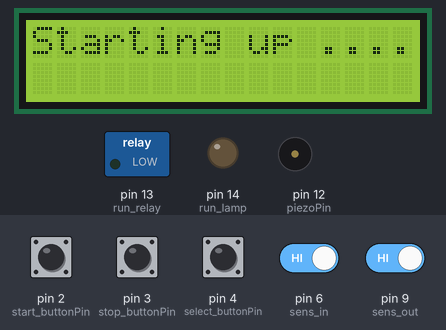
The sketch below on a simulated Arduino Mega 2560, built with avr-gcc and run on an emulated ATmega2560. Shown: 16×2 character LCD, switched loads named in the sketch (green lamp = pin HIGH), output pins drawn as LEDs (lit = HIGH), buzzer (waves = sounding). The inputs (shaded band) are chosen by the test bench; at power-on: pin 2 (start_buttonPin), pin 3 (stop_buttonPin), pin 4 (select_buttonPin), pin 6 (sens_in), pin 9 (sens_out) HIGH. What the sketch prints to the serial monitor is not drawn.

Above: at 1.4 s.
3.8 s: pin 3 (stop_buttonPin) pulled LOW for 1 s
At 6.1 s:
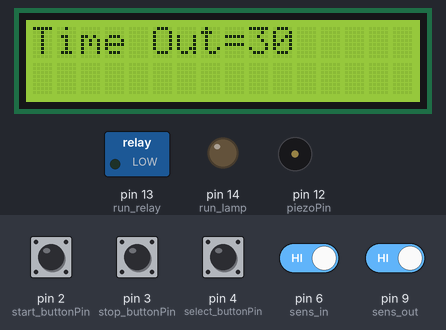
6.3 s: pin 2 (start_buttonPin) pulled LOW for 1 s
At 7.8 s:
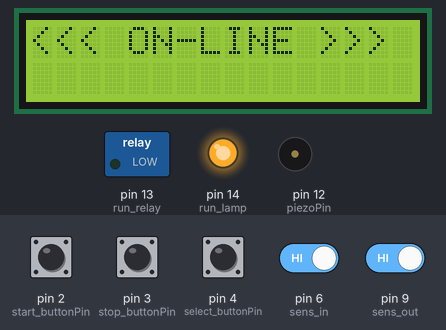
8.8 s: pin 6 (sens_in) driven LOW
At 11.2 s:
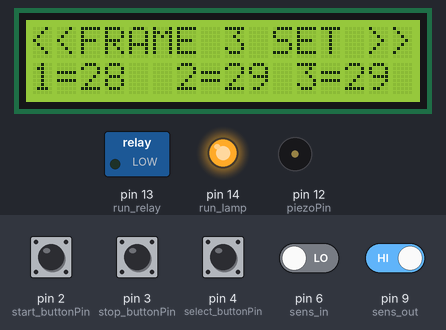
11.4 s: pin 9 (sens_out) driven LOW
At 12.6 s:
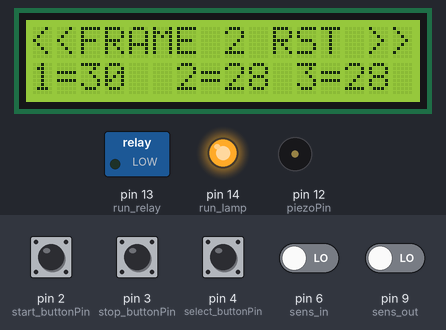
14.0 s: pin 9 (sens_out) driven HIGH
At 14.6 s:
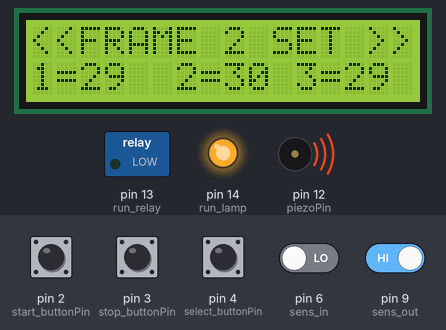
16.0 s: pin 3 (stop_buttonPin) pulled LOW for 1 s
At 19.3 s:
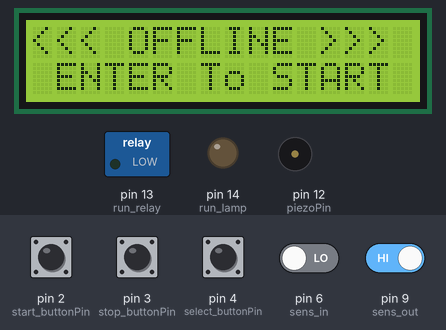
Timing chart, 0 to 19.5 s (numbered marks = the images above; inputs shaded):
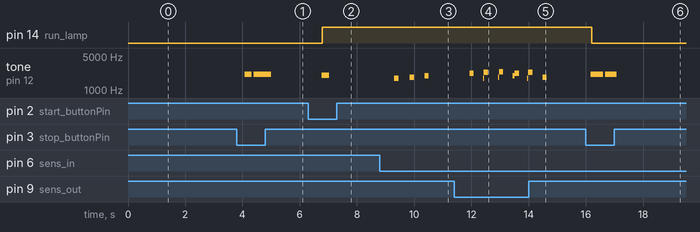

Measured:
- after the input at 3.8 s, tone on pin 12 (piezoPin): silent → 2100 Hz after 0.28 s, → silent 0.25 s later, → 2100 Hz 0.07 s later, → silent 0.60 s later; the display: first changes after 0.28 s (image 1 shows a later state)
- after the input at 6.3 s, pin 14 (run_lamp): LOW → HIGH after 0.48 s; tone on pin 12 (piezoPin): silent → 2000 Hz after 0.48 s, → silent 0.25 s later; the display: first differs from a run without the input after 0.48 s (image 2)
- after the input at 8.8 s, tone on pin 12 (piezoPin): plays 1750 Hz for 0.15 s, 1850 Hz for 0.15 s, 1950 Hz for 0.15 s, starting after 0.50 s; the display: first changes after 0.50 s (image 3 shows a later state)
- after the input at 11.4 s, tone on pin 12 (piezoPin): plays 2200 Hz for 0.15 s, 1750 Hz for 0.03 s, 2300 Hz for 0.15 s, 1850 Hz for 0.03 s, 2400 Hz for 0.15 s, 1950 Hz for 0.08 s … (9 notes in this stretch), starting after 0.54 s; the display: first differs from a run without the input after 0.54 s (image 4 shows a later state)
- after the input at 16.0 s, pin 14 (run_lamp): HIGH → LOW after 0.21 s; tone on pin 12 (piezoPin): alternates 2100 Hz for 0.42 s and silent for 0.07 s, 4 changes in all, then stays silent, starting after 0.17 s; the display: first differs from a run without the input after 0.36 s (image 6 shows a later state)
- what the display in image 4 shows lasts 0.6 s, from 12.4 s to 13.0 s

The sketch:

time_out_control_5.24.ino
```cpp
    void(* resetFunc) (void) = 0; //software reset vector
    #include <EEPROM.h>
    #include <LiquidCrystal.h>
    LiquidCrystal lcd(42, 44, 52, 50, 48, 46);

    //buttons variables
    const int start_buttonPin = 2;     // the number of the start pushbutton pin
    const int stop_buttonPin = 3;     // the number of the stop pushbutton pin
    const int select_buttonPin = 4;
    const int piezoPin = 12;
    const int run_relay =  13;
    const int run_lamp =  14;
    const int sens_in =  6;
    const int sens_out = 9;
    int lastButtonPushed = 0;
    int sens_in_interrupt = HIGH;
    int sens_out_interrupt = HIGH;
    int read_start;    //start button flag
    int read_stop;    // stop button flag
    int run_status = 0;         //run status flag
    int lastStartButtonState = HIGH;
    int lastStopButtonState = HIGH;
    int lastSelectButtonState = HIGH;
    int lastSensInState = HIGH;
    int lastSensOutState = HIGH;
    int frame1 = LOW;
    int frame2 = LOW;
    int frame3 = LOW;
    long lastStartDebounceTime = 0;
    long lastStopDebounceTime = 0;
    long lastSelectDebounceTime = 0;
    long lastSensInDebounceTime = 0;
    long lastSensOutDebounceTime = 0;
    long debounceDelay = 150;    // button the debounce time
    long SensdebounceDelay = 500;
    long holddebounceDelay = 2000;

    double Sens1Time = 0;
    double Sens1LastCheck = millis();
    double Sens2Time = 0;
    double Sens2LastCheck = millis();
    double Sens3Time = 0;
    double Sens3LastCheck = millis();
    int SensInFlag = 0;
    int SensOutFlag = 0;
    int SensIn1Flag = 0;
    int SensOut1Flag = 0;
    int SensIn2Flag = 0;
    int SensOut2Flag = 0;
    int SensIn3Flag = 0;
    int SensOut3Flag = 0;

    int menu_display = 0;//0-default display
    int last_menu=0; //last displayed menu flag
    int manage_status = 0;
    int manage_mode = LOW; //high = auto , low = manual
    String error_msg;
    long frame_counter;

    long EEPROM_read_time = 0;
    long time_var = 0;
    int EE_addr1 = 0;

    void setup()  {
       Serial.begin(9600);
       pinMode(start_buttonPin, INPUT_PULLUP);
       pinMode(stop_buttonPin, INPUT_PULLUP);
       pinMode(select_buttonPin, INPUT_PULLUP);
       pinMode(sens_in, INPUT_PULLUP);
       //pinMode(sens_in2, INPUT_PULLUP);
       //pinMode(sens_in3, INPUT_PULLUP);
       pinMode(sens_out, INPUT_PULLUP);
       //pinMode(sens_out2, INPUT_PULLUP);
       //pinMode(sens_out3, INPUT_PULLUP);
       pinMode(run_lamp, OUTPUT);
       pinMode(run_relay, OUTPUT);
       digitalWrite(run_relay, LOW); //make sure soft reset will reset the relay
       digitalWrite(run_lamp, LOW);
       //attachInterrupt(digitalPinToInterrupt(sens_in),read_sens_in , FALLING);
       //attachInterrupt(digitalPinToInterrupt(sens_out),read_sens_out , FALLING);

       if (digitalRead(start_buttonPin)==0)  {
        delay(1500);
        long default_time = 60; // default time out 5 minutes

        EEPROM.put(EE_addr1, default_time);
        }
      //read stored settings
      EEPROM.get(EE_addr1,EEPROM_read_time);
      time_var = EEPROM_read_time;
      time_var = 30;  // testing time delay
       scroll("Starting up ....",13,1);
       lcd.begin(16, 2);
       lcd.print("Time Out=");
       lcd.print(time_var);
       delay(1000);
       }


void read_inputs() {
 // read the state of the switches/sensors into a local variable:
  int reading;
  int start_buttonState=HIGH;
  int stop_buttonState=HIGH;
  int select_buttonState=HIGH;
  int SensInState = HIGH;
  //int SensIn2State = HIGH;
  //int SensIn3State = HIGH;
  int SensOutState = HIGH;
  //int SensOut2State = HIGH;
  //int SensOut3State = HIGH;

  //start button
  reading = digitalRead(start_buttonPin);
  if (reading != lastStartButtonState) {
   lastStartDebounceTime = millis();
     }
      if ((millis() - lastStartDebounceTime) > debounceDelay) {
        start_buttonState = reading;
        lastStartDebounceTime=millis();
        }
        lastStartButtonState = reading;
 //select button
  reading = digitalRead(select_buttonPin);
  if (reading != lastSelectButtonState) {
   lastSelectDebounceTime = millis();
     }
      if ((millis() - lastSelectDebounceTime) > debounceDelay) {
        select_buttonState = reading;
        lastSelectDebounceTime=millis();
        }
        lastSelectButtonState = reading;

 //stop button
  reading = digitalRead(stop_buttonPin);
  if (reading != lastStopButtonState) {
   lastStopDebounceTime = millis();
     }
      if ((millis() - lastStopDebounceTime) > debounceDelay) {
        stop_buttonState = reading;
        lastStopDebounceTime=millis();
        }
        lastStopButtonState = reading;

//Sensors
  reading = digitalRead(sens_in);
  if (reading != lastSensInState) {
   lastSensInDebounceTime = millis();
     }
      if ((millis() - lastSensInDebounceTime) > SensdebounceDelay) {
        SensInState = reading;
        lastSensInDebounceTime=millis();
        }
   lastSensInState = reading;


   reading = digitalRead(sens_out);
  if (reading != lastSensOutState) {
   lastSensOutDebounceTime = millis();
     }
      if ((millis() - lastSensOutDebounceTime) > SensdebounceDelay) {
        SensOutState = reading;
        lastSensOutDebounceTime=millis();
        }
   lastSensOutState = reading;


//main menu actions

 if(start_buttonState==LOW && menu_display==0){
  tone( piezoPin, 2000, 250);
  lastButtonPushed=1;
 }else if(select_buttonState==LOW && menu_display==0){
  tone( piezoPin, 2100, 250);
  lastButtonPushed=2;
 }else if(start_buttonState==LOW && menu_display==2){
  tone( piezoPin, 2100, 250);
  lastButtonPushed=3;
 }else if(stop_buttonState==LOW && (run_status == 0 || run_status == 1)) {
  tone( piezoPin, 2100, 250);
  lastButtonPushed=5;
 }else if(select_buttonState==LOW && menu_display==2){
  tone( piezoPin, 2100, 250);
  lastButtonPushed=4;
 }else if(select_buttonState==LOW && menu_display==4){
  tone( piezoPin, 2100, 250);
  lastButtonPushed=0;
 }else if(start_buttonState==LOW && (lastButtonPushed==3 || lastButtonPushed==5 )){
  tone( piezoPin, 2100, 250);
  lastButtonPushed=2;
 }
//Sensor actions
  else if(SensInState==LOW){
    SensInFlag = SensInFlag + 1;
    if (SensInFlag == 1)  {
      SensIn1Flag = HIGH;
    }
    if (SensInFlag == 2)  {
      SensIn2Flag = HIGH;
    }
    if (SensInFlag == 3)  {
      SensIn3Flag = HIGH;
    }
  }
  else if(SensOutState==LOW){
    SensOutFlag = SensOutFlag + 1;
    if (SensOutFlag == 1)  {
      SensOut1Flag = HIGH;
    }
    if (SensOutFlag == 2)  {
      SensOut2Flag = HIGH;
    }
    if (SensOutFlag == 3)  {
      SensOut3Flag = HIGH;
    }
  }

}

void lcd_display(int col, int row, String msg1, String msg2)  {
      lcd.setCursor(col, row);
      lcd.print(msg1);
      lcd.print(msg2);
  }


void set_time() {

   EEPROM.put(EE_addr1, time_var);
   lcd.clear();
   EEPROM.get(EE_addr1,EEPROM_read_time);
   time_var = EEPROM_read_time;
   lcd_display(0,0,"Settings Saved!"," ");
   delay(2000);
   run_status = 0;
   lastButtonPushed=2; //reset the lastButtonPushed variable
   }


 void read_user_set() {
  //read stored settings
      EEPROM.get(EE_addr1,EEPROM_read_time);
      time_var = EEPROM_read_time;
 }

  void default_display()  {
      lcd.setCursor(0, 0);
      lcd.print("<<< OFFLINE >>> ");
      lcd.setCursor(0, 1);
      lcd.print(" ENTER To START ");
  }

  void set_menu_time() {
      run_status = 3;
      lcd.setCursor(0, 0);
      lcd.print("HIT  ENT to SAVE");
      lcd.setCursor(0, 1);
      lcd.print("Time Out Sec=");
      time_var = EEPROM_read_time;
      lcd.print(time_var);

      delay(2000);
      while (lastButtonPushed==3 || lastButtonPushed==5) {
        read_inputs();
        if (digitalRead(select_buttonPin)== 0) {
          delay(250);
          time_var = time_var+1;
        }
        if (digitalRead(stop_buttonPin)== 0) {
          delay(250);
          time_var = time_var-1;
      }
      if (time_var == 99) {
        lcd.clear();
        lcd.setCursor(0, 0);
        lcd.print("HIT  ENT to SAVE");
        }
      if (time_var == 9) {
        lcd.clear();
        lcd.setCursor(0, 0);
        lcd.print("HIT  ENT to SAVE");
        }
      lcd.setCursor(0, 1);
      lcd.print("Time Out Sec=");
      lcd.print(time_var);
    }
    set_time();

  }


  void scroll (String msg, int pos, int repeat) {

 for (int rep = 0; rep < repeat; rep++)  {
  lcd.clear();
  lcd.begin(16, 2);
  lcd.print(msg);
  delay(50);
  // scroll 13 positions (string length) to the left
  // to move it offscreen left:
  for (int positionCounter = 0; positionCounter < pos; positionCounter++) {
    // scroll one position left:
    lcd.scrollDisplayLeft();
    // wait a bit:
    read_inputs();
    delay(50);
  }

  // scroll 13 positions (string length + display length) to the right
  // to move it offscreen right:
  for (int positionCounter = 0; positionCounter < pos; positionCounter++) {
    // scroll one position right:
    lcd.scrollDisplayRight();
    // wait a bit:
    read_inputs();
    delay(50);
  }

  // delay at the end of the full loop:
  delay(50);
  read_inputs();
 }
}

  void display_lcd(int col, int row, String msg) {

  lcd.setCursor(col,row);
  lcd.print(msg);
}
  void main_menu() {

   switch (lastButtonPushed) {
    case 0:
      default_display();
      menu_display = 0;
      last_menu = menu_display;
      run_status = 0;
       delay(150);
      break;

    case 1:
      lcd.clear();
      lcd.setCursor(0, 0);
      lcd.print("<<< ON-LINE >>> ");
      menu_display = 1;
      last_menu = menu_display;
      digitalWrite(run_lamp, HIGH);
      run_status = 1;
       delay(150);
      break;

    case 2:

      lcd.setCursor(0, 0);
      lcd.print("ENTER TO CHANGE!");
      lcd.setCursor(0, 1);
      lcd.print("Time Out Sec=");
      lcd.print(EEPROM_read_time,1);
      menu_display = 2;
      last_menu = menu_display;
      delay(150);
      break;

   case 3:
      lastButtonPushed=3;
      menu_display = 3;
      last_menu = menu_display;
      delay(150);
      set_menu_time();
      break;


   case 4:
      lcd.clear();
      lcd.setCursor(0, 0);
      lcd.print(" Frame  Counter ");
      lcd.setCursor(0, 1);
      lcd.print("No of Frame =");
      lcd.print(frame_counter);
      menu_display = 4;
      last_menu = menu_display;
      delay(150);
      break;

  case 5:
    lastButtonPushed = 0;
    if (digitalRead(stop_buttonPin) == LOW && run_status == 0) {
          Serial.println("Reset 0");
          resetFunc();
      }
    if (digitalRead(stop_buttonPin) == LOW && run_status == 1) {
          Serial.println("Stop");
          run_status = 0;
          digitalWrite(run_lamp, LOW);
          lastButtonPushed = 0;
          SensIn1Flag = 0;
          frame1 = LOW;
          SensIn2Flag = 0;
          frame2 = LOW;
          SensIn3Flag = 0;
          frame3 = LOW;

          delay (150);
      }

      lcd.clear();
      lcd.setCursor(0,0);
      lcd.print("STOP  ACTIVATED!");
      run_status = 0;
      break;
   }

  }

  void error_alarm()  {
      lcd.clear();
      digitalWrite(run_relay, HIGH);
      digitalWrite(run_lamp, LOW);
      Serial.println(error_msg);
      scroll(" <<< ERROR >>>  ",14,2);
      display_lcd(0,0,error_msg);
      display_lcd(0,1," <<< ERROR >>>  ");

      tone( piezoPin, 2100, 250);
      delay(200);
      noTone(piezoPin);
      delay(200);

      tone( piezoPin, 2100, 250);
      delay(200);
      noTone(piezoPin);
      delay(200);

      tone( piezoPin, 2000, 250);
      delay(200);
      tone( piezoPin, 2100, 250);

      delay(200);
      noTone(piezoPin);
      delay(200);
      tone( piezoPin, 2100, 250);

      delay(200);
      noTone(piezoPin);
      delay(200);
      tone( piezoPin, 2000, 250);
  }
  void set_sens1() {
    Serial.println("SensIn1 Flag = ");
    Serial.println(SensIn1Flag);
    Serial.println("F1 is set");
    Sens1Time = time_var*1000;
    Sens1LastCheck = millis();
    frame1 = HIGH;
    SensOut1Flag = 0;
    lcd.setCursor(0, 0);
    lcd.print("<<FRAME 1 SET >>");
    tone( piezoPin, 1750, 150);
  }

  void set_sens2() {
    Serial.println("SensIn2 Flag = ");
    Serial.println(SensIn2Flag);
    Serial.println("F2 is set");
    Sens2Time = time_var*1000;
    Sens2LastCheck = millis();
    frame2 = HIGH;
    SensOut2Flag = 0;
    lcd.setCursor(0, 0);
    lcd.print("<<FRAME 2 SET >>");
    tone( piezoPin, 1850, 150);
  }
  void set_sens3() {
    Serial.println("SensIn3 Flag = ");
    Serial.println(SensIn3Flag);
    Serial.println("F3 is set");
    Sens3Time = time_var*1000;
    Sens3LastCheck = millis();
    frame3 = HIGH;
    SensOut3Flag = 0;
    lcd.setCursor(0, 0);
    lcd.print("<<FRAME 3 SET >>");
    tone( piezoPin, 1950, 150);
  }
  void reset_sens1() {
    SensIn1Flag = 0;
    Serial.println("F1 reset.....");
    frame1 = LOW;
    lcd.setCursor(0, 0);
    lcd.print("<<FRAME 1 RST >>");
    tone( piezoPin, 2200, 150);
    frame_counter = frame_counter+1;
  }
  void reset_sens2() {
    SensIn2Flag = 0;
    Serial.println("F2 reset.....");
    frame2 = LOW;
    lcd.setCursor(0, 0);
    lcd.print("<<FRAME 2 RST >>");
    tone( piezoPin, 2300, 150);
    frame_counter = frame_counter+1;
  }
  void reset_sens3() {
    SensIn3Flag = 0;
    Serial.println("F3 reset.....");
    frame3 = LOW;
    lcd.setCursor(0, 0);
    lcd.print("<<FRAME 3 RST >>");
    tone( piezoPin, 2400, 150);
    frame_counter = frame_counter+1;
  }
  void update_sens1() {
    Sens1Time -= ((millis() - Sens1LastCheck));
    if (floor(Sens1Time/1000) == 99) {
     lcd.setCursor(0, 1);
     lcd.print("1=   ");
      }
    if (floor(Sens1Time/1000) == 9) {
     lcd.setCursor(0, 1);
     lcd.print("1=   ");
      }
    lcd.setCursor(0, 1);
     lcd.print("1=");
    lcd.print(Sens1Time/1000,0);
    Sens1LastCheck = millis();
    if (Sens1Time <= 0) {
      error_msg = " Error Frame 1 ";
      error_alarm();
      return;
    }
    Serial.println("F1 updated");
    Serial.println(SensIn1Flag);
  }
   void update_sens2() {
    Sens2Time -= ((millis() - Sens2LastCheck));
    if (floor(Sens2Time/1000) == 99) {
     lcd.setCursor(6, 1);
     lcd.print("2=   ");
      }
    if (floor(Sens2Time/1000) == 9) {
     lcd.setCursor(6, 1);
     lcd.print("2=   ");
      }
    lcd.setCursor(6, 1);
     lcd.print("2=");
    lcd.print(Sens2Time/1000,0);
    Sens2LastCheck = millis();
    if (Sens2Time <= 0) {
      error_msg = "  Error Frame 2 ";
      error_alarm();
      return;
    }
    Serial.println("F2 updated");
    Serial.println(SensIn2Flag);
  }
  void update_sens3() {
    Sens3Time -= ((millis() - Sens3LastCheck));
    if (floor (Sens3Time/1000) == 99) {
      lcd.setCursor(11, 1);
    lcd.print("3=   ");
      }
    if (floor(Sens3Time/1000) == 9) {
      lcd.setCursor(11, 1);
    lcd.print("3=   ");
      }
    lcd.setCursor(11, 1);
    lcd.print("3=");
    lcd.print(Sens3Time/1000,0);
    Sens3LastCheck = millis();
    if (Sens3Time <= 0) {
      error_msg = "  Error Frame 3 ";
      error_alarm();
      return;
    }
    Serial.println("F3 updated");
    Serial.println(SensIn3Flag);
  }
  void check_sensor1() {
    //Serial.println("SensIn1Flag = ");
    //Serial.println(SensIn1Flag);
    //Serial.println("SensOut1Flag = ");
    //Serial.println(SensOut1Flag);

    if (SensIn1Flag == 1 && frame1 == LOW) {
      set_sens1();
    }
    if (SensOut1Flag == 1 && frame1 == HIGH) {
      reset_sens1();
    }
    if (frame1 == HIGH) {
     update_sens1();
    }
  }
  void check_sensor2() {
    //Serial.println("SensIn2Flag = ");
    //Serial.println(SensIn2Flag);
    //Serial.println("SensOut2Flag = ");
    //Serial.println(SensOut2Flag);

    if (SensIn2Flag == 1 && frame2 == LOW) {
      set_sens2();
    }
    if (SensOut2Flag == 1 && frame2 == HIGH) {
      reset_sens2();
    }
    if (frame2 == HIGH) {
     update_sens2();
    }
  }
  void check_sensor3() {
    //Serial.println("SensIn3Flag = ");
    //Serial.println(SensIn3Flag);
    //Serial.println("SensOut3Flag = ");
    //Serial.println(SensOut3Flag);

    if (SensIn3Flag == 1 && frame3 == LOW) {
      set_sens3();
    }
    if (SensOut3Flag == 1 && frame3 == HIGH) {
      reset_sens3();
    }
    if (frame3 == HIGH) {
     update_sens3();
    }
  }

  void sensor_manager() {
    if (run_status == 1) {
      read_inputs();
      check_sensor1();
      read_inputs();
      check_sensor2();
      read_inputs();
      check_sensor3();
      if (SensInFlag == 3){
        SensInFlag = 0;
      }
      if (SensOutFlag == 3){
        SensOutFlag = 0;
      }
      }
  }

  void loop() {
   read_inputs();
   main_menu();
   while (lastButtonPushed == 1)  {
    sensor_manager();
    read_inputs();
   }
  }
```
